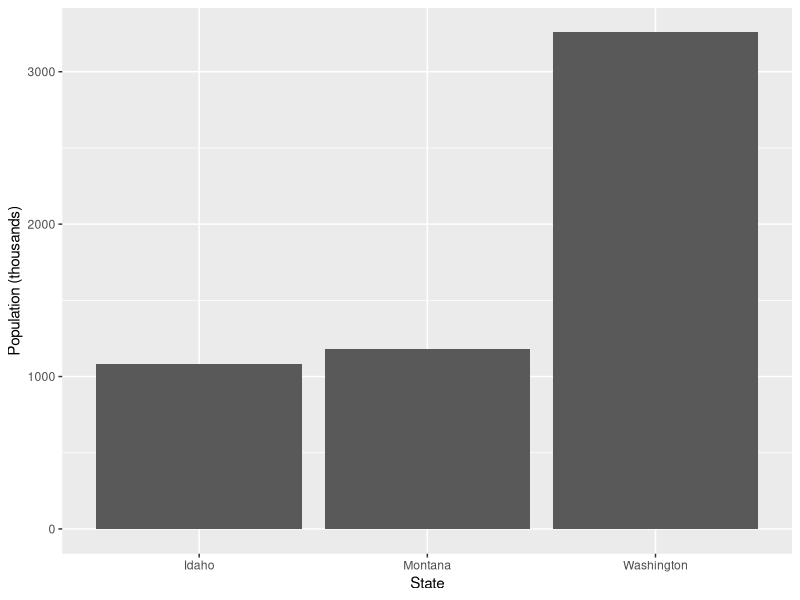
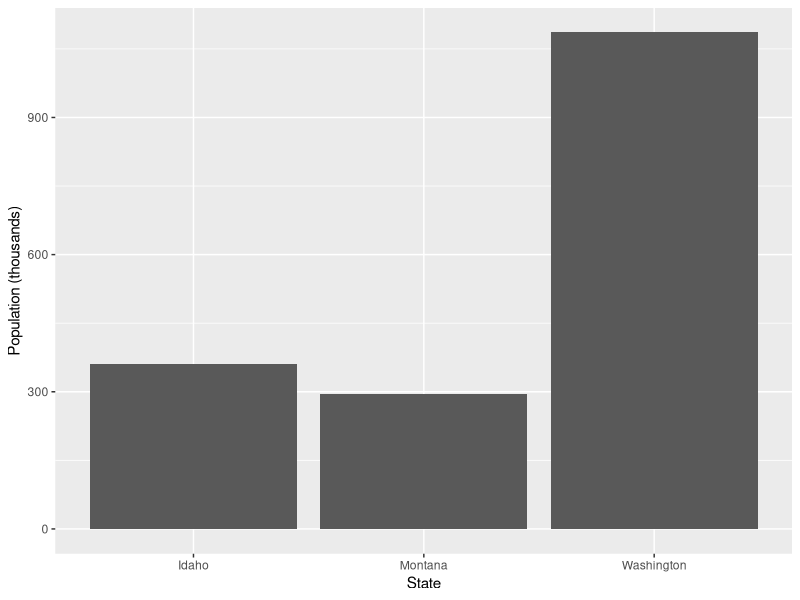
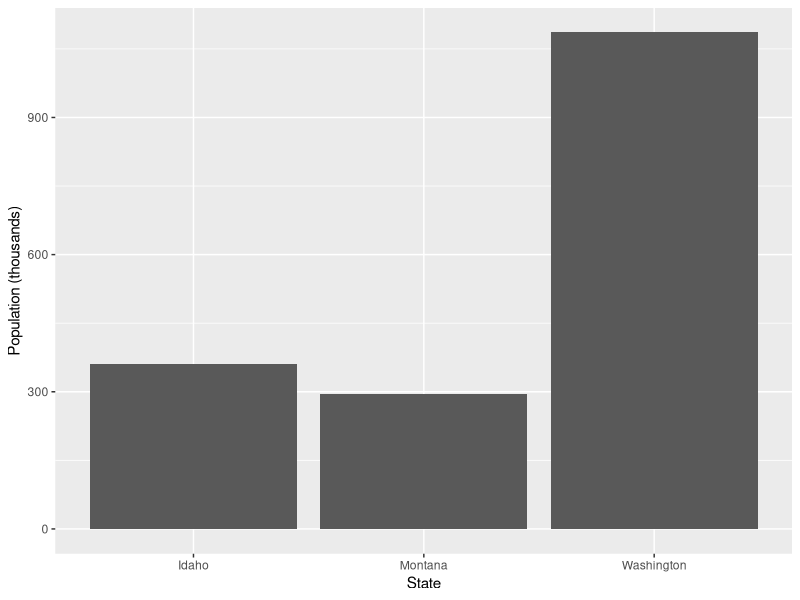
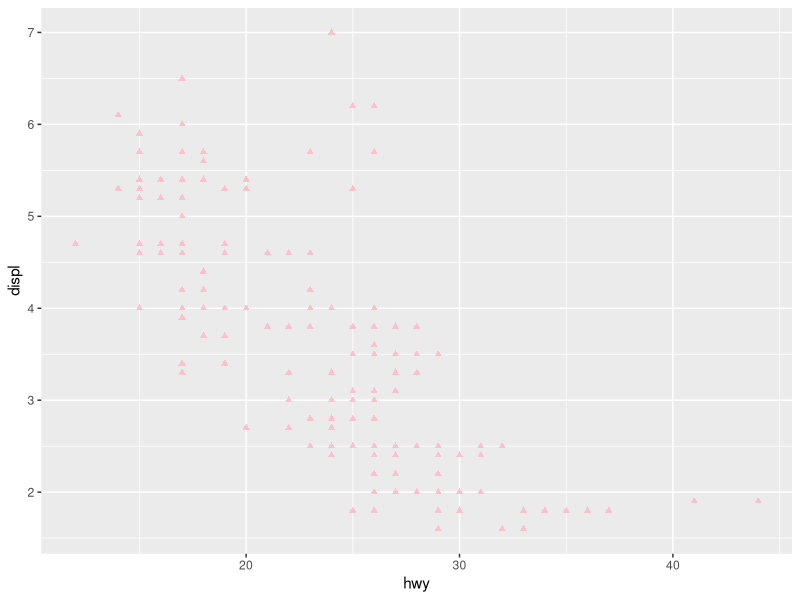
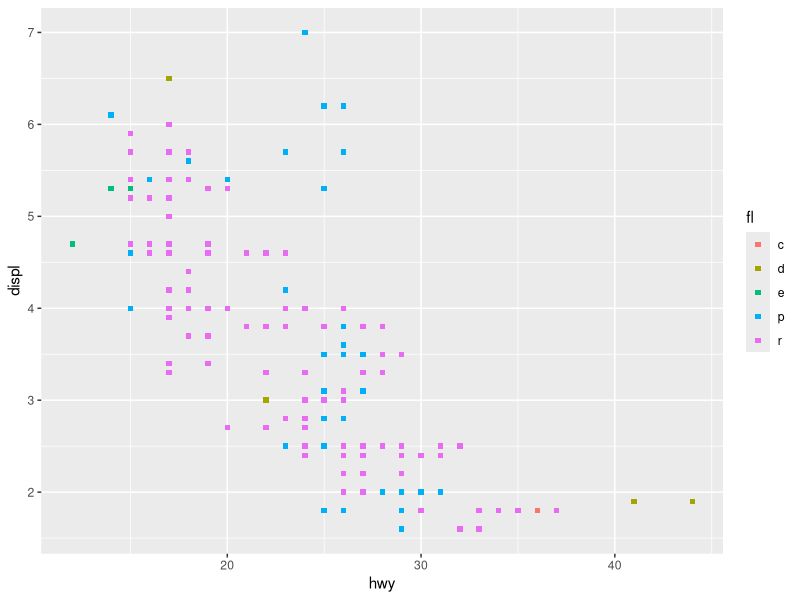
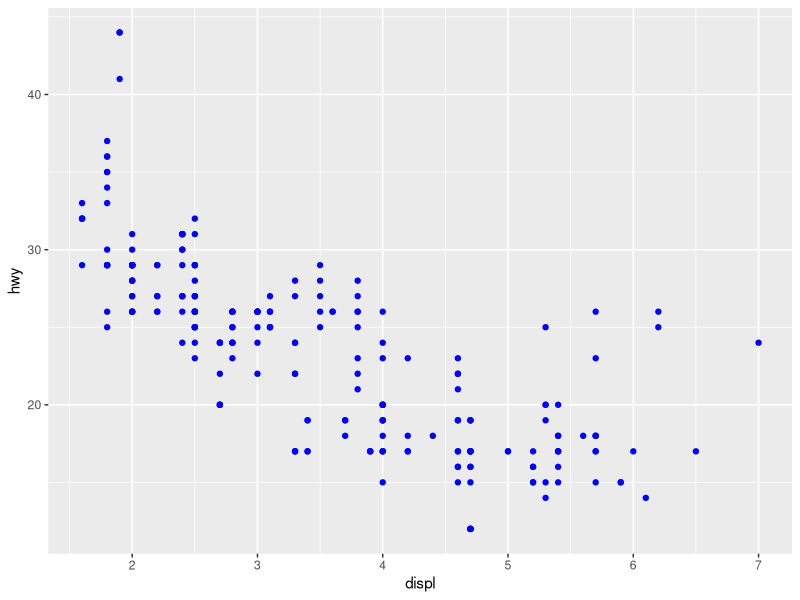

Generate these figures, in order, with R:
## ---- chunk 1
#| echo: false

# this code creates the dataset you worked with in Exam 1, Part 2
cities = data.frame(
  state = c(rep("Montana", 4), 
            rep("Idaho", 3), 
            rep("Washington", 3)),
  city = c("Missoula", "Billings", "Bozeman", "Helena",
           "Boise", "Idaho Falls", "Twin Falls",
           "Seattle", "Spokane", "Olympia"),
  pop = c(80, 120, 60, 35, # population in thousands of people
          235, 70, 55,
          800, 230, 56),
  elev = c(3209, 3212, 4795, 4058, # elevation in ft
           2850, 4705, 3740,
           180, 1843, 95)
)
## ---- chunk 2
#| include: false
library(tidyverse)
## ---- chunk 3
# your code from Exam 1, Part 2, Phase 3
library(tidyverse)

cities2 <- cities |>
  group_by(state) |>
  mutate(total_pop = sum(pop),
         avg_pop = mean(elev*0.3048))

ggplot(cities2, 
       mapping = aes(x = state, y = total_pop)) +
  geom_bar(stat = "identity") +
  labs(x = "State", y = "Population (thousands)")
## ---- chunk 4
# your updated working version of your code
library(tidyverse)

cities2 <- cities |>
  group_by(state) |>
  summarize(total_pop = sum(pop),
         avg_pop = mean(elev*0.3048))

ggplot(cities2, 
       mapping = aes(x = state, y = total_pop)) +
  geom_bar(stat = "identity") +
  labs(x = "State", y = "Population (thousands)")
## ---- chunk 5
# your updated working version of their code
library(tidyverse)
state_pop_elev = cities |>
  group_by(state) |>
  summarise(total_pop = sum(pop), 
            avg_met_elev = mean(elev * 0.3048))

ggplot(state_pop_elev,
       aes(x = state, y = total_pop)) +
  geom_bar(stat = "identity") +
  labs(x = "State", y = "Population (thousands)")
## ---- chunk 6
ggplot(mpg, 
       mapping = aes(x = hwy, y = displ)) +
  geom_point(shape = 17, color = "pink")
## ---- chunk 7
ggplot(mpg, 
       mapping = aes(x = hwy, y = displ, color = fl)) +
  geom_point(shape = 15)
## ---- chunk 8
# your updated code
ggplot(mpg) + 
  geom_point(aes(x = displ, y = hwy), color = "blue")
